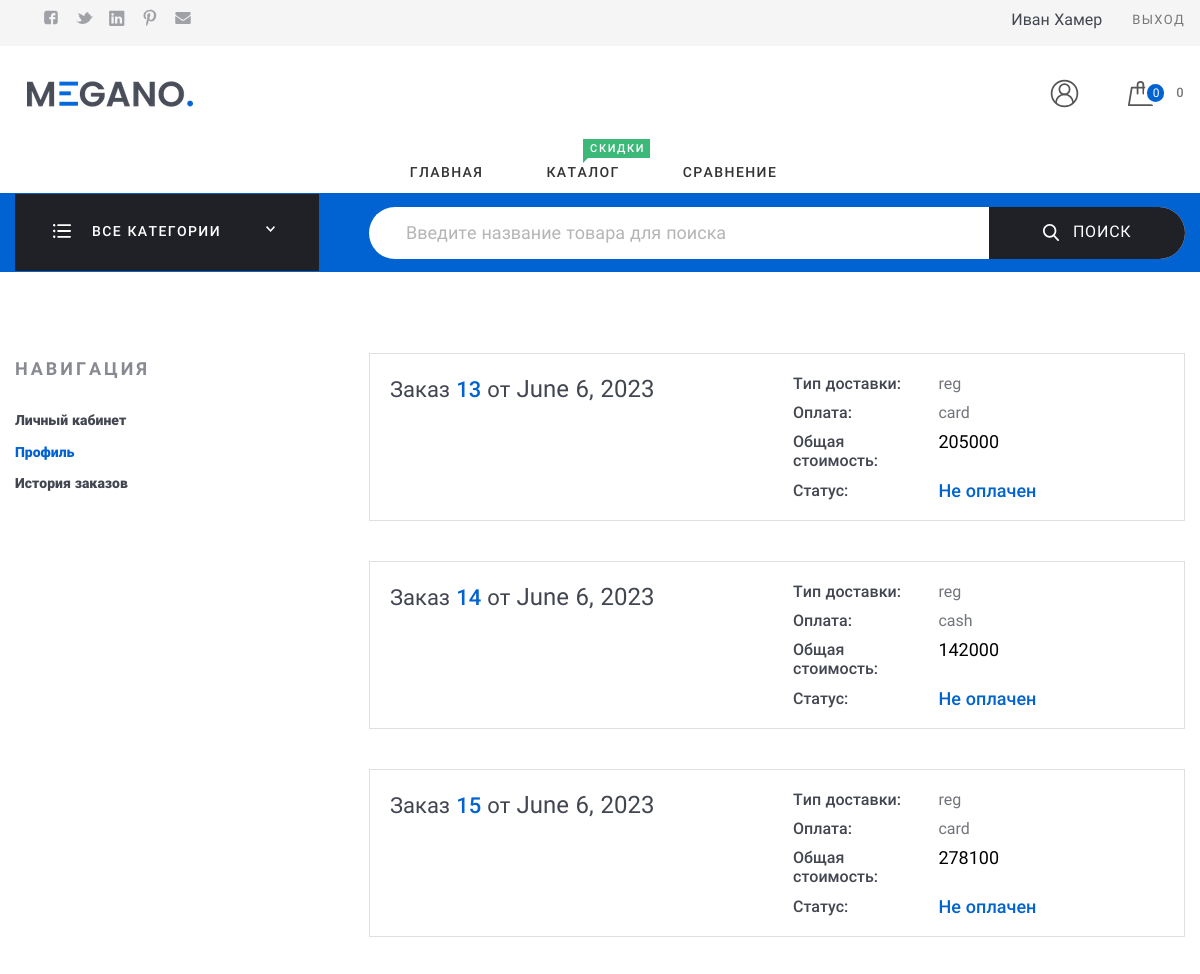
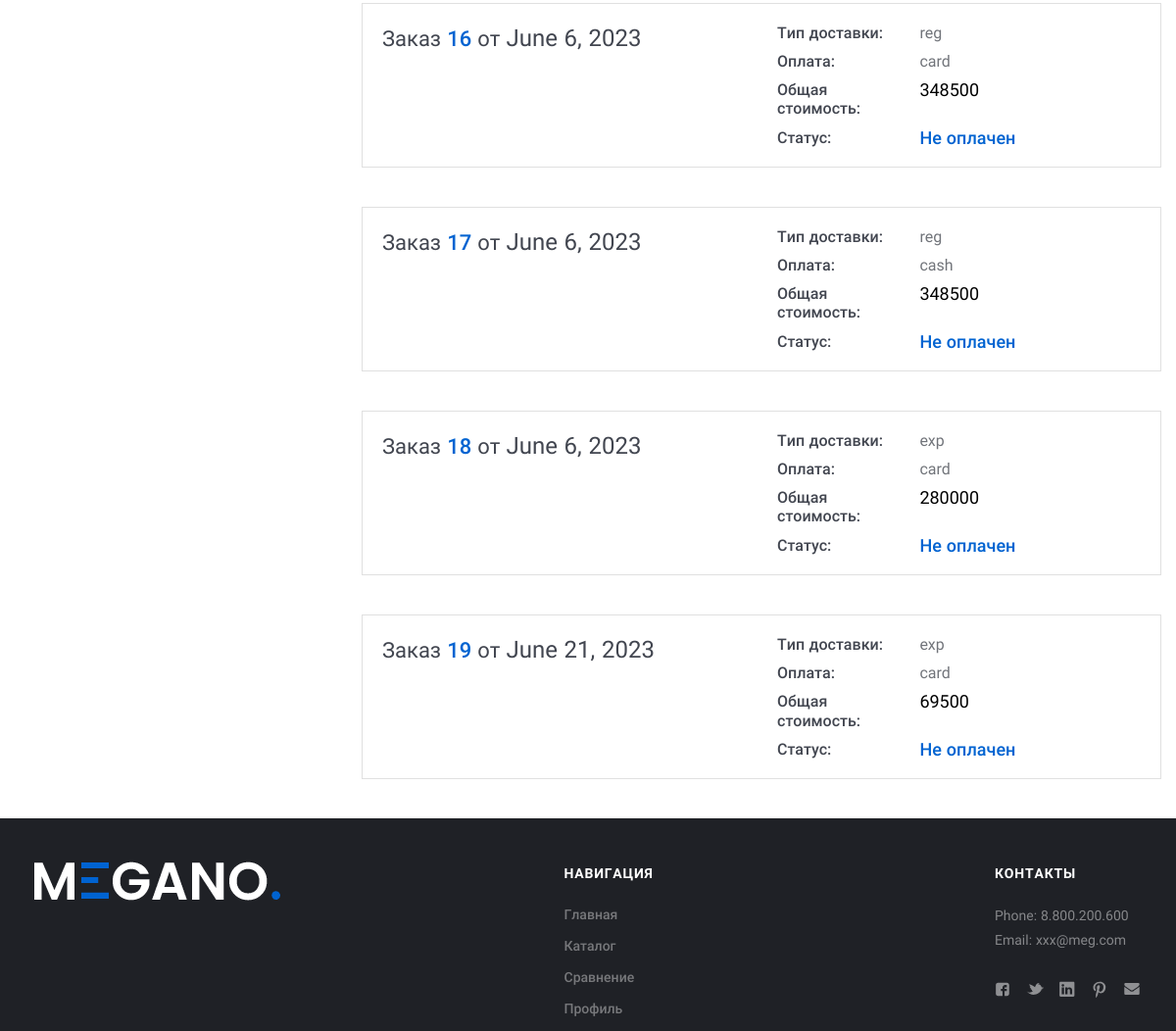
/orders/order_history/ (signed in), run on the app's committed database (2 pictures, top to bottom).
### my_store_app/models.py (models this page shows, shortened)
class Order(models.Model):  # покупка товаров из корзины
    DELIVERY_CHOICES = [
        ('reg', 'Обычная доставка'),
        ('exp', 'Экспресс доставка')
    ]
    PAYMENT_CHOICES = [
        ('card', 'Онлайн картой'),
        ('cash', 'Онлайн со случайного чужого счета'),
    ]
    customer = models.ForeignKey(User, on_delete=models.CASCADE, null=True, related_name='orders', verbose_name='customer')
    fio = models.CharField(max_length=100, null=True, blank=True, verbose_name='name and lastname')
    phone = models.CharField(max_length=16, null=True, blank=True, verbose_name='phone number')
    email = models.EmailField(null=True, blank=True, verbose_name='email')
    delivery = models.CharField(max_length=3, choices=DELIVERY_CHOICES, default='reg', verbose_name='delivery')
    payment_method = models.CharField(max_length=4, choices=PAYMENT_CHOICES, default='card', verbose_name='payment method')
    city = models.CharField(max_length=25, null=True, blank=True, verbose_name='city')
    address = models.TextField(max_length=255, null=True, blank=True, verbose_name='address')
    in_order = models.BooleanField(default=False, verbose_name='in order')
    paid = models.BooleanField(default=False, verbose_name='order is payed')
    braintree_id = models.CharField(max_length=150, blank=True, verbose_name='transaction id')
    delivery_cost = models.DecimalField(max_digits=10, decimal_places=2, default=0, verbose_name='delivery cost')
    product_order = models.ForeignKey('Product', on_delete=models.CASCADE, null=True, verbose_name='товар', related_name='product_order')
    count = models.IntegerField(default=0, verbose_name='колличество  товаров в корзине')
    price = models.IntegerField(default=0, verbose_name='общая стоимость  товаров в корзине')
    date = models.DateField(auto_now_add=True)
    free_delivery = models.BooleanField(default=False, verbose_name='наличие бесплатной доставки')
    class Meta:
        verbose_name = 'Покупка'
        verbose_name_plural = 'Покупки'

### orders/views.py (the view)
# urls.py: path('order_history/', OrderHistory.as_view(), name='order_history'),
class OrderHistory(View):
    def get(self, request: HttpRequest):
        order = Order.objects.filter(customer=request.user, in_order=True)
        return render(request, 'orders/historyorder.html', {'order': order})

### cart/cart.py (called while the page is built)
    def __len__(self):
        return sum(item['quantity'] for item in self.cart.values())

### cart/context_processor.py (called while the page is built)
def cart(request):
    return {'cart': Cart(request)}

### products/templatetags/products_tags.py (called while the page is built)
@register.simple_tag()
def all_category():
    return CategoryProduct.objects.all()

@register.simple_tag()
def cart_products(**kwargs):
    if not kwargs['pk']:
        return 0
    cart = Cart.objects.filter(username=kwargs['pk'])
    count = 0
    for product in cart:
        count += product.quantity
    return count

@register.simple_tag()
def cart_total_price(**kwargs):
    if not kwargs['pk']:
        return 0
    cart = Cart.objects.filter(username=kwargs['pk'])
    total_price = 0
    for product in cart:
        total_price += product.product.price * product.quantity
    answer = f'{total_price:,}'
    return answer

@register.simple_tag()
def cart_view(**kwargs):
    if not kwargs['pk']:
        return 666
    return kwargs['pk']

### orders/templates/orders/historyorder.html
{% extends "my_store_app/base.html" %}
{% load static %}
{% block content %}
    <div class="Middle Middle_top">
        <div class="Section Section_column Section_columnLeft">
            <div class="wrap">
                <div class="Section-column">
                    <div class="Section-columnSection">
                        <header class="Section-header">
                            <strong class="Section-title">Навигация
                            </strong>
                        </header>
                        <div class="Section-columnContent">
                            <div class="NavigateProfile">
                                <ul class="menu menu_vt">
                                    <li class="menu-item"><a class="menu-link" href="{% url 'my_store_app:account' %}">Личный кабинет</a>
                                    </li>
                                    <li class="menu-item_ACTIVE menu-item"><a class="menu-link" href="{% url 'my_store_app:profile' %}">Профиль</a>
                                    </li>
                                    <li class="menu-item"><a class="menu-link" href="{% url 'orders:order_history' %}">История заказов</a>
                                    </li>
                                </ul>
                            </div>
                        </div>
                    </div>
                </div>
                <div class="Section-content">
                    <div class="Orders">
                        {% for item in order %}
                            <div class="Order Order_anons">
                                <div class="Order-personal">
                                    <div class="row">
                                        <div class="row-block"><a class="Order-title" href="{% url 'orders:order_detail' pk=item.pk %}">Заказ&#32;<span class="Order-numberOrder">{{ item.id }}</span>&#32;от&#32;<span class="Order-dateOrder">{{ item.date }}</span></a>
                                        </div>
                                        <div class="row-block">
                                            <div class="Order-info Order-info_delivery">
                                                <div class="Order-infoType">Тип доставки:
                                                </div>
                                                <div class="Order-infoContent">{{ item.delivery }}
                                                </div>
                                            </div>
                                            <div class="Order-info Order-info_pay">
                                                <div class="Order-infoType">Оплата:
                                                </div>
                                                <div class="Order-infoContent">{{ item.payment_method }}
                                                </div>
                                            </div>
                                            <div class="Order-info">
                                                <div class="Order-infoType">Общая стоимость:
                                                </div>
                                                <div class="Order-infoContent"><span class="Order-price">{{ item.price }}</span>
                                                </div>
                                            </div>
                                            <div class="Order-info Order-info_status">
                                                <div class="Order-infoType">Статус:
                                                </div>
                                                <div class="Order-infoContent">Не оплачен
                                                </div>
                                            </div>
                                        </div>
                                    </div>
                                </div>
                            </div>
                        {% endfor %}
                    </div>
                </div>
            </div>
        </div>
    </div>
{% endblock %}

### my_store_app/templates/my_store_app/base.html (shortened to what this page needs)
<!DOCTYPE html>
{% load static %}
{% load products_tags %}
{% include 'include/head.html' %}
<html lang="ru">
<body class="Site">
    <header class="Header">
        <div class="ControlPanel">
            <div class="wrap">
                <div class="row ControlPanel-row">
                    <div class="row-block">
                        <div class="row ControlPanel-rowSplit">
                            <div class="row-block hide_700">
                                <ul class="menu menu_img menu_smallImg ControlPanel-menu">
                                    <li class="menu-item"><a class="menu-link" href="#"><img src="{% static 'assets/img/icons/socialHeader/fb.svg' %}" alt="fb.svg" /></a>
                                    </li>
                                    <li class="menu-item"><a class="menu-link" href="#"><img src="{% static 'assets/img/icons/socialHeader/tw.svg' %}" alt="tw.svg" /></a>
                                    </li>
                                    <li class="menu-item"><a class="menu-link" href="#"><img src="{% static 'assets/img/icons/socialHeader/in.svg' %}" alt="in.svg" /></a>
                                    </li>
                                    <li class="menu-item"><a class="menu-link" href="#"><img src="{% static 'assets/img/icons/socialHeader/pt.svg' %}" alt="pt.svg" /></a>
                                    </li>
                                    <li class="menu-item"><a class="menu-link" href="#"><img src="{% static 'assets/img/icons/socialHeader/mail.svg' %}" alt="mail.svg" /></a>
                                    </li>
                                </ul>
                            </div>
                        </div>
                    </div>
                    <nav class="row-block">
                        <div class="row ControlPanel-rowSplit">
                            {% if request.user.is_authenticated %}
                                {{ request.user.first_name }}
                                <div class="row-block"><a class="ControlPanel-title" href="{% url 'my_store_app:logout' %}">Выход</a></div>
                            {% else %}
                            <div class="row-block"><a class="ControlPanel-title" href="{% url 'my_store_app:login' %}">Вход</a>
                                <a class="ControlPanel-title" href="{% url 'my_store_app:register' %}">Регистрация</a></div>
                            {% endif %}
                        </div>
                    </nav>
                </div>
            </div>
        </div>
        <div class="wrap">
            <div class="row Header-rowMain">
                <div class="row-block Header-logo"><a class="logo" href="{% url 'my_store_app:index' %}"><img class="logo-image" src="{% static 'assets/img/logo.png' %}" alt="logo.png" /></a>
                </div>
                <nav class="row-block row-block_right Header-menu">
                    <div class="menuModal" id="navigate">
                        <ul class="menu menu_main">
                            <li class="menu-item"><a class="menu-link" href="{% url 'my_store_app:index' %}">Главная</a>
                            </li>
                            <li class="menu-item"><span class="menu-label menu-label_success">Скидки</span><a class="menu-link" href="{% url 'products:catalog' sort=9 %}">Каталог</a>
                            </li>
                            <li class="menu-item"><a class="menu-link" href="comparison.html">Сравнение</a>
                            </li>
                        </ul>
                    </div>
                </nav>
                <div class="row-block">
                    <div class="CartBlock">
                        {% with total_items=cart|length %}
                            <div class="dropdown">
                                <button class="dropbtn"><img class="CartBlock-img" src="{% static 'assets/img/icons/loon-icon.svg' %}" alt="loon-icon.svg" /></button>
                            </div>
                            {% cart_products pk=request.user.profile.pk as count %}
                            {% cart_total_price pk=request.user.profile.pk as total_price %}
                            {% cart_view pk=request.user.profile.pk as way%}
                            <a class="CartBlock-block" href="{% url 'my_store_app:cart' pk=way %}"><img class="CartBlock-img" src="{% static 'assets/img/icons/cart.svg' %}" alt="cart.svg" /><span class="CartBlock-amount">{{ count }}</span></a>
                            <div class="CartBlock-block"><span class="CartBlock-price">{{ total_price }}</span>
                        {% endwith %}
                        </div>
                    </div>
                </div>
            </div>
        </div>
        <div class="Header-searchWrap">
            <div class="wrap">
                <div class="Header-categories">
                    <div class="CategoriesButton">
                        <div class="CategoriesButton-title">
                            <div class="CategoriesButton-icon"><img src="{% static 'assets/img/icons/allDep.svg' %}" alt="allDep.svg" />
                            </div><span class="CategoriesButton-text">Все категории</span>
                            <div class="CategoriesButton-arrow">
                            </div>
                        </div>
                        {% all_category as categories %}
                    </div>
                </div>
                <div class="Header-search">
                    <div class="search">
                        <form class="form form_search" action="{% url 'products:catalog_query' %}" method="post">
                            <input class="search-input" id="title" name="title" type="text" placeholder="Введите название товара для поиска" />
                            <button class="search-button" type="submit" name="search" id="search"><img src="{% static 'assets/img/icons/search.svg' %}" alt="search.svg" />Поиск
                            </button>
                        </form>
                    </div>
                </div>
            </div>
        </div>
    </header>
{% block content %} {% endblock content %}
    <footer class="Footer">
        <div class="wrap">
            <div class="row Footer-main">
                <div class="row-block"><a class="logo Footer-logo" href="{% url 'my_store_app:index' %}"><img class="logo-image" src="{% static 'assets/img/logo_footer.png' %}" alt="logo_footer.png" /></a>
                </div>
                <div class="row-block">
                    <strong class="Footer-title">Навигация
                    </strong>
                    <ul class="menu menu_vt Footer-menu">
                        <li class="menu-item"><a class="menu-link" href="{% url 'my_store_app:index' %}">Главная</a>
                        </li>
                        <li class="menu-item"><a class="menu-link" href="../../../products/templates/products/catalog.html">Каталог</a>
                        </li>
                        <li class="menu-item"><a class="menu-link" href="comparison.html">Сравнение</a>
                        </li>
                        <li class="menu-item"><a class="menu-link" href="account.html">Профиль</a>
                        </li>
                    </ul>
                </div>
                <div class="row-block">
                    <strong class="Footer-title">Контакты
                    </strong>
                    <p>Phone: 8.800.200.600<br>Email: xxx@meg.com<br>
                    </p>
                    <ul class="menu menu_img menu_smallImg Footer-menuSoc">
                        <li class="menu-item"><a class="menu-link" href="#"><img src="{% static 'assets/img/icons/socialFooter/fb.svg' %}" alt="fb.svg" /></a>
                        </li>
                        <li class="menu-item"><a class="menu-link" href="#"><img src="{% static 'assets/img/icons/socialFooter/tw.svg' %}" alt="tw.svg" /></a>
                        </li>
                        <li class="menu-item"><a class="menu-link" href="#"><img src="{% static 'assets/img/icons/socialFooter/in.svg' %}" alt="in.svg" /></a>
                        </li>
                        <li class="menu-item"><a class="menu-link" href="#"><img src="{% static 'assets/img/icons/socialFooter/pt.svg' %}" alt="pt.svg" /></a>
                        </li>
                        <li class="menu-item"><a class="menu-link" href="#"><img src="{% static 'assets/img/icons/socialFooter/mail.svg' %}" alt="mail.svg" /></a>
                        </li>
                    </ul>
                </div>
            </div>
        </div>
    </footer>
</body>
</html>

### data on the page
Order: id "13", date "June 6, 2023", delivery "reg", payment_method "card", price "205000"
Order: id "14", date "June 6, 2023", delivery "reg", payment_method "cash", price "142000"
Order: id "15", date "June 6, 2023", delivery "reg", payment_method "card", price "278100"
Order: id "16", date "June 6, 2023", delivery "reg", payment_method "card", price "348500"
Order: id "17", date "June 6, 2023", delivery "reg", payment_method "cash", price "348500"
Order: id "18", date "June 6, 2023", delivery "exp", payment_method "card", price "280000"
Order: id "19", date "June 21, 2023", delivery "exp", payment_method "card", price "69500"

### other printed values
{{ request.user.first_name }} "Иван Хамер"
{{ count }} "0"
{{ total_price }} "0"
